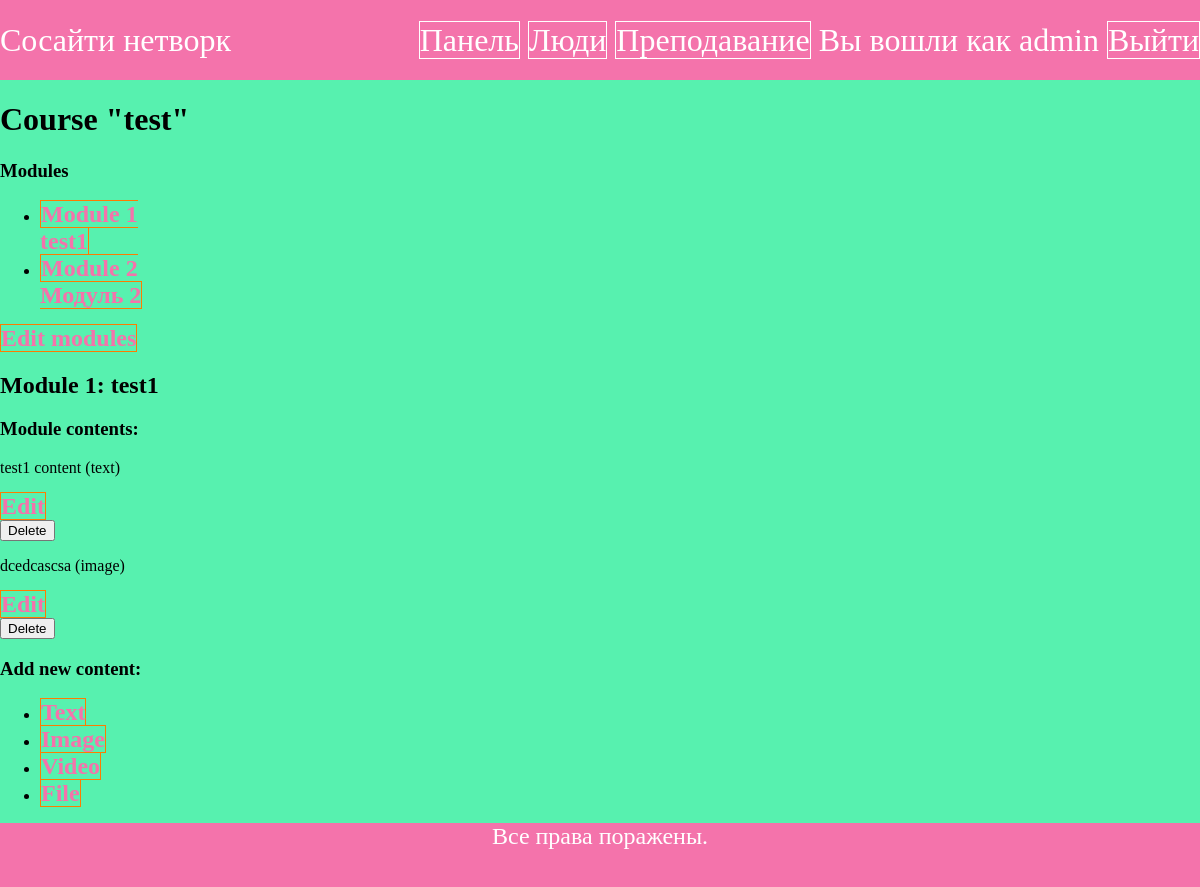
/course/module/2/ (signed in), run on the app's committed database.
### courses/models.py (models this page shows, shortened)
class Course(models.Model):
    owner = models.ForeignKey(User,
                              related_name='courses_created',
                              on_delete=models.CASCADE)
    subject = models.ForeignKey(Subject,
                                related_name='courses',
                                on_delete=models.CASCADE)
    title = models.CharField(max_length=200)
    slug = models.SlugField(max_length=200, unique=True)
    overview = models.TextField()
    created = models.DateTimeField(auto_now_add=True)
    students = models.ManyToManyField(User,
                                      related_name='courses_joined',
                                      blank=True)
    class Meta:
        ordering = ['-created']

class Module(models.Model):
    course = models.ForeignKey(Course,
                               related_name='modules',
                               on_delete=models.CASCADE)
    title = models.CharField(max_length=200)
    description = models.TextField(blank=True)
    order = OrderField(blank=True, for_fields=['course'])
    class Meta:
        ordering = ['order']

class Content(models.Model):
    module = models.ForeignKey(Module,
                               related_name='contents',
                               on_delete=models.CASCADE)
    content_type = models.ForeignKey(ContentType,
                                     on_delete=models.CASCADE,
                                     limit_choices_to={'model__in':(
                                     'text',
                                     'video',
                                     'image',
                                     'file')})
    object_id = models.PositiveIntegerField()
    item = GenericForeignKey('content_type', 'object_id')
    order = OrderField(blank=True, for_fields=['module'])
    class Meta:
        ordering = ['order']

class ItemBase(models.Model):
    owner = models.ForeignKey(User,
                              related_name='%(class)s_related',
                              on_delete=models.CASCADE)
    title = models.CharField(max_length=250)
    created = models.DateTimeField(auto_now_add=True)
    updated = models.DateTimeField(auto_now=True)
    class Meta:
        abstract = True
    def __str__(self):
        return self.title

class Text(ItemBase):
    content = models.TextField()

class Image(ItemBase):
    file = models.FileField(upload_to='images')

### courses/views.py (the view)
class ModuleContentListView(TemplateResponseMixin, View):
    template_name = 'courses/manage/module/content_list.html'
    def get(self, request, module_id):
        module = get_object_or_404(Module,
                                   id=module_id,
                                   course__owner=request.user)
        return self.render_to_response({'module': module})

### courses/templatetags/course.py (called while the page is built)
@register.filter
def model_name(obj):
    try:
        return obj._meta.model_name
    except AttributeError:
        return None

### courses/templates/courses/manage/module/content_list.html (shortened to what this page needs)
{% extends "account/base.html" %}
{% load course %}
{% block content %}
  {% with course=module.course %}
    <h1>Course "{{ course.title }}"</h1>
    <div class="contents">
      <h3>Modules</h3>
      <ul id="modules">
        {% for m in course.modules.all %}
          <li data-id="{{ m.id }}" {% if m == module %}
           class="selected"{% endif %}>
            <a href="{% url "module_content_list" m.id %}">
              <span>
                Module <span class="order">{{ m.order|add:1 }}</span>
              </span>
              <br>
              {{ m.title }}
            </a>
          </li>
        {% empty %}
          <li>No modules yet.</li>
        {% endfor %}
      </ul>
      <p><a href="{% url "course_module_update" course.slug %}">Edit modules</a></p>
    </div>
    <div class="module">
      <h2>Module {{ module.order|add:1 }}: {{ module.title }}</h2>
      <h3>Module contents:</h3>
      <div id="module-contents">
        {% for content in module.contents.all %}
          <div data-id="{{ content.id }}">
            {% with item=content.item %}
              <p>{{ item }} ({{ item|model_name }})</p>
              <a href="{% url "module_content_update" module.id item|model_name item.id %}">
                Edit
              </a>
              <form action="{% url "module_content_delete" content.id %}" method="post">
                <input type="submit" value="Delete">
              </form>
            {% endwith %}
          </div>
        {% empty %}
          <p>This module has no contents yet.</p>
        {% endfor %}
      </div>
      <h3>Add new content:</h3>
      <ul class="content-types">
        <li><a href="{% url "module_content_create" module.id "text" %}">
        Text</a></li>
        <li><a href="{% url "module_content_create" module.id "image" %}">
        Image</a></li>
        <li><a href="{% url "module_content_create" module.id "video" %}">
        Video</a></li>
        <li><a href="{% url "module_content_create" module.id "file" %}">
        File</a></li>
      </ul>
    </div>
  {% endwith %}
{% endblock %}

### account/templates/account/base.html (shortened to what this page needs)
{% load static %}
<!DOCTYPE html>
<html lang="en">
<head>
    <link rel="stylesheet" href="{% static 'account/css/style.css' %}">
</head>
<body>
    <div class="navbar">
        <div class="logo">Сосайти нетворк</div>
        <div class="menu">
            {% if user.is_authenticated %}
                <a href="{% url 'dashboard' %}">Панель</a>
                <a href="{% url 'users-list' %}">Люди</a>
                <a href="{% url 'manage_course_list' %}">Преподавание</a>
                <span>Вы вошли как {{ user.first_name|default:user.username }}</span>
                <a href="{% url 'logout' %}">Выйти</a>
            {% else %}
                <a href="{% url 'login' %}">Войти</a>
                <a href="{% url 'registration' %}">Регистрация</a>
            {% endif %}
        </div>
    </div>
    <div class="main">
        {% block content %}
        {% endblock %}
    </div>
    <div class="footer">
        <span class="footer-text">Все права поражены.</span>
    </div>
</body>
</html>

### account/static/account/css/style.css (style rules this page uses)
html { overflow-x: hidden; width: 100%; }
.navbar { display: flex; justify-content: space-between; height: 10vh; background-color:#f473ab; font-size: 2em; color: white; align-items: center; }
body { margin: 0; background-color:#57f1af; min-height: 100vh; position: relative; height: 100%; }
.footer { height: 8vh; text-align: center; background-color:#f473ab; position: absolute; bottom: 0; width: 100%; }
.footer-text { color: white; font-size: 1.5em; }
a { text-decoration: none; }
.main a { font-size: 1.5em; border: rgb(255, 123, 0) solid 1px; color: #f473ab; font-weight: 900; }
.navbar a { border: white solid 1px; color: white; }
.main { height: 100%; padding-bottom: 8vh; }

### data on the page
Course: title "test"
Module: order|add "1", title "test1"
Module: order|add "2", title "Модуль 2"
Content: item "test1 content", item|model_name "text"
Content: item "dcedcascsa", item|model_name "image"

### other printed values
{{ user.first_name|default:user.username }} "admin"
